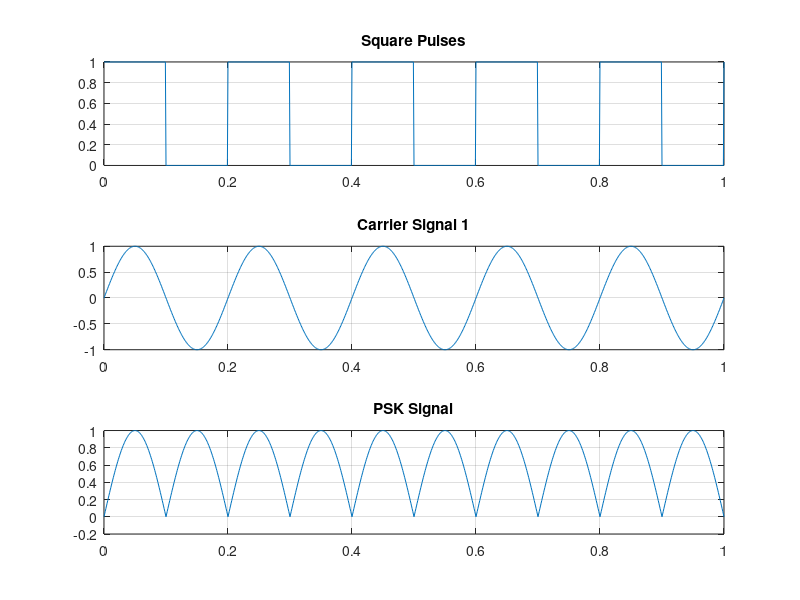

Reproduce this figure in MATLAB.
f1 = input('Enter the carrier frequency : ');
f2 = input('Enter the message frequency : ');
t = 0:0.001:1;
m = (square(2*pi*f2*t)+1)/2;
 c1 = sin(2*pi*f1*t);
 for i=0:1000
     if(m(i+1)==1)
         s(i+1) = c1(i+1);
     else
         s(i+1)=-c1(i+1);
     end
 end
 subplot(3,1,1);
 plot(t,m);
 title('Square Pulses');
 grid on;
 
 subplot(3,1,2);
 plot(t,c1);
 title('Carrier Signal 1');
 grid on;
 
 subplot(3,1,3);
 plot(t,s);
 title('PSK Signal');
 grid on;
 